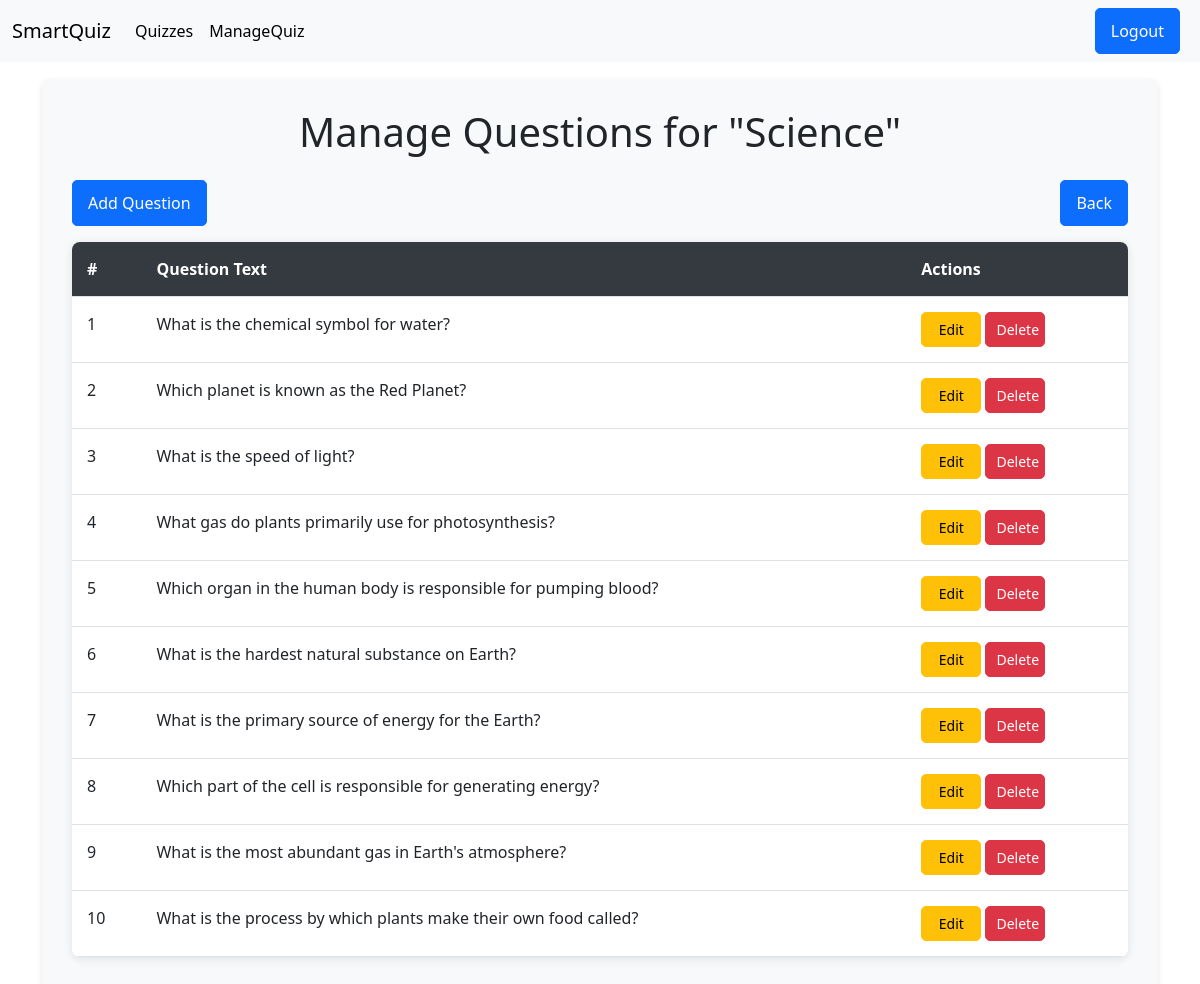
The page /questions/manage/2/ (signed in) on the database its author committed.
### quiz/models.py (models this page shows, shortened)
class QuizType(models.Model):
    name = models.CharField(max_length=100, unique=True)
    description = models.TextField()

class Question(models.Model):
    quiz_type = models.ForeignKey(QuizType, related_name='questions', on_delete=models.CASCADE)
    question_text = models.CharField(max_length=255)
    option_a = models.CharField(max_length=100)
    option_b = models.CharField(max_length=100)
    option_c = models.CharField(max_length=100)
    option_d = models.CharField(max_length=100)
    correct_answer = models.CharField(max_length=1)

### quiz/views.py (the view)
# urls.py: path('questions/manage/<int:pk>/', views.manage_questions, name='manage_questions'),
@user_passes_test(superuser_only)
def manage_questions(request, pk):
    quiz_type =  get_object_or_404(QuizType, pk=pk)
    questions = quiz_type.questions.all()
    return render(request, 'quiz/manage_questions.html', {'quiz_type':quiz_type, 'questions': questions})

### quiz/views.py (called while the page is built)
def superuser_only(user):
    return user.is_superuser

### quiz/templates/quiz/manage_questions.html
{% extends "base.html" %}
{% load static %}
{% block content %}
    <link rel="stylesheet" href="{% static 'quiz/css/styles.css' %}">
    <div class="container manage-container mb-3 mt-3">
        <h1 class="text-center mb-4">Manage Questions for "{{ quiz_type.name }}"</h1>
        <div class="d-flex justify-content-between align-items-center mb-3">
            <a class="btn btn-primary" href="{% url 'quiz:add_question' quiz_type.pk %}">Add Question</a>
            <a class="btn btn-primary" href="{% url 'quiz:manage-quiz' %}">Back</a>
        </div>
        <table class="table">
            <thead>
                <tr>
                    <th>#</th>
                    <th>Question Text</th>
                    <th>Actions</th>
                </tr>
            </thead>
            <tbody>
                {% for question in questions %}
                    <tr>
                        <td>{{ forloop.counter }}</td>
                        <td>{{ question.question_text }}</td>
                        <td>
                            <a href="{% url 'quiz:update_question' question.id %}" class="btn btn-warning btn-sm" style="width: 60px;">Edit</a>
                            <a href="{% url 'quiz:delete_question' question.id %}" class="btn btn-danger btn-sm" style="width: 60px;">Delete</a>
                        </td>
                    </tr>
                {% empty %}
                    <tr>
                        <td colspan="3" class="text-center">No questions available for this quiz.</td>
                    </tr>
                {% endfor %}
            </tbody>
        </table>
    </div>
{% endblock %}

### quiz/static/quiz/css/styles.css (style rules this page uses)
.manage-container { padding: 30px; background-color: #f8f9fa; border-radius: 8px; box-shadow: 0 4px 6px rgba(0, 0, 0, 0.1); }
.table { border-radius: 8px; overflow: hidden; box-shadow: 0 2px 10px rgba(0, 0, 0, 0.1); }
.table th, .table td { padding: 15px; }
.table th { background-color: #343a40; color: white; font-weight: bold; }
.btn-primary { font-size: 1rem; padding: 10px 15px; border-radius: 5px; }
.btn-sm { font-size: 0.875rem; padding: 6px 10px; border-radius: 5px; }
.btn-warning { background-color: #ffc107; border-color: #ffc107; }
.btn-danger { background-color: #dc3545; border-color: #dc3545; }

### rows shown on the page
QuizType: name "Science"
Question: question_text "What is the chemical symbol for water?"
Question: question_text "Which planet is known as the Red Planet?"
Question: question_text "What is the speed of light?"
Question: question_text "What gas do plants primarily use for photosynthesis?"
Question: question_text "Which organ in the human body is responsible for pumping blood?"
Question: question_text "What is the hardest natural substance on Earth?"
Question: question_text "What is the primary source of energy for the Earth?"
Question: question_text "Which part of the cell is responsible for generating energy?"
Question: question_text "What is the most abundant gas in Earth's atmosphere?"
Question: question_text "What is the process by which plants make their own food called?"
